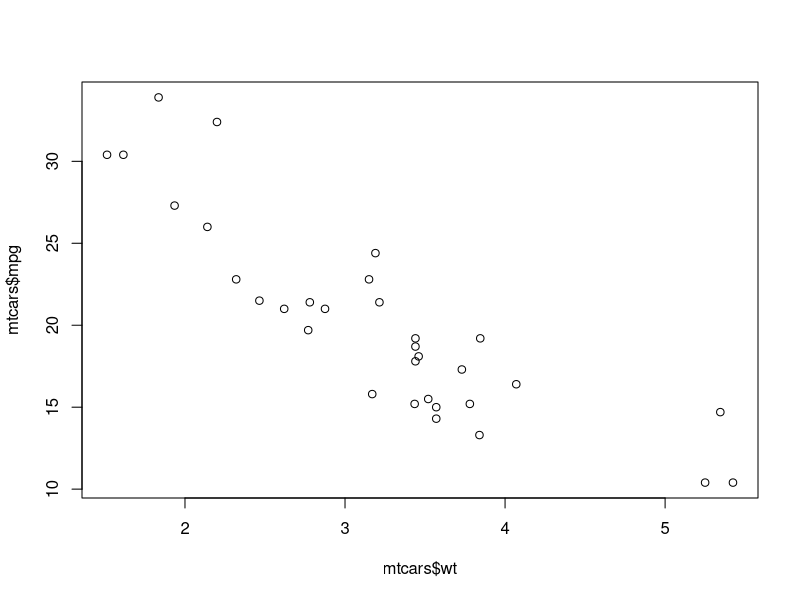
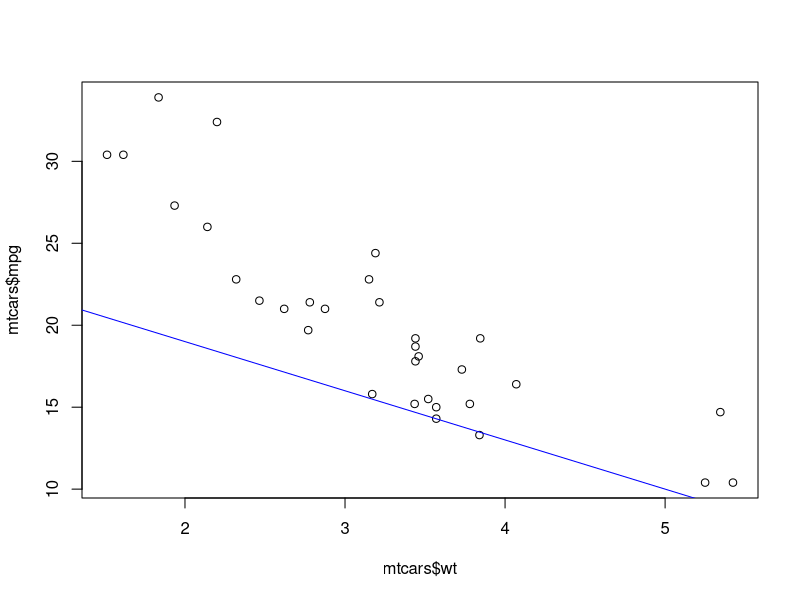
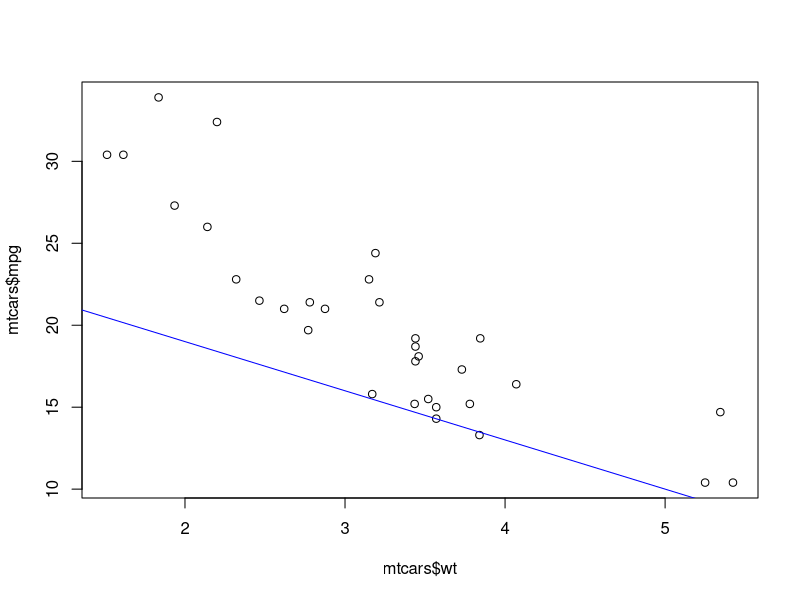
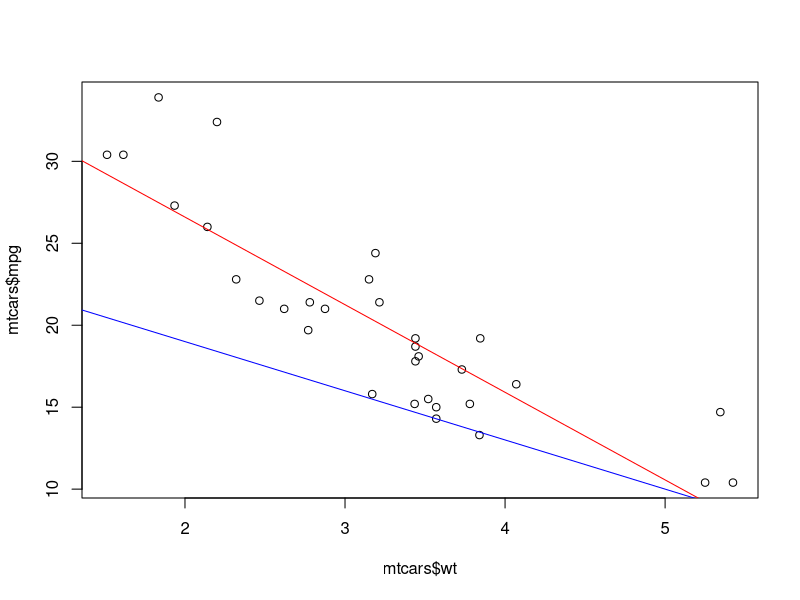

Write R code to recreate these figures, in order.
## ---- chunk 1
plot(y=mtcars$mpg,x=mtcars$wt)
## ---- chunk 2
plot(y=mtcars$mpg,x=mtcars$wt)
abline(a=25,b=-3,col="blue")
## ---- chunk 3
plot(y=mtcars$mpg,x=mtcars$wt)
abline(a=25,b=-3,col="blue")

## ---- chunk 4
mse<-mean(
    (mtcars$mpg-((mtcars$wt*-3)+25))^2
  )
mse
## ---- chunk 5
plot(y=mtcars$mpg,x=mtcars$wt)
abline(lm(mtcars$mpg~mtcars$wt),col="red")
abline(a=25,b=-3,col="blue")
